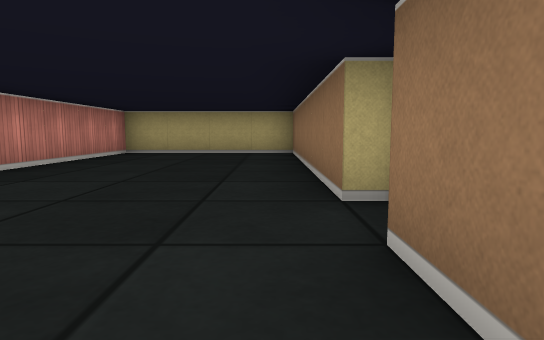
View 1 (above)

17 first-person views from a walk through a cub3D maze. The camera is about half as high as the walls, tilts 6° down and sees 75° across. The floor is counted in squares. Each view is taken from the middle of a square. On the plan, view 1 faces up. The plan holds only what a view shows up to about 9 squares ahead; the rest is blank.

View 2
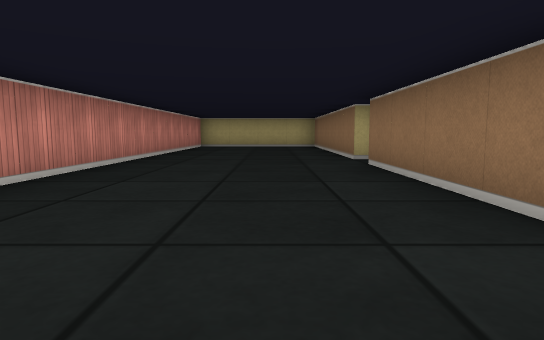

View 3
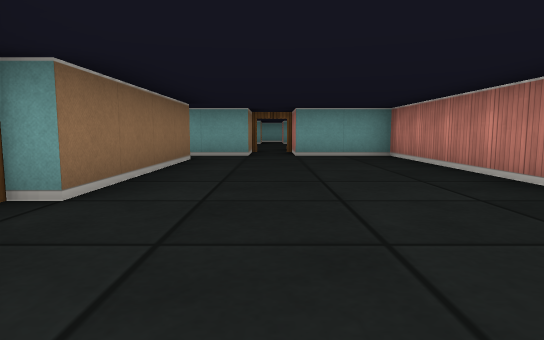

View 4
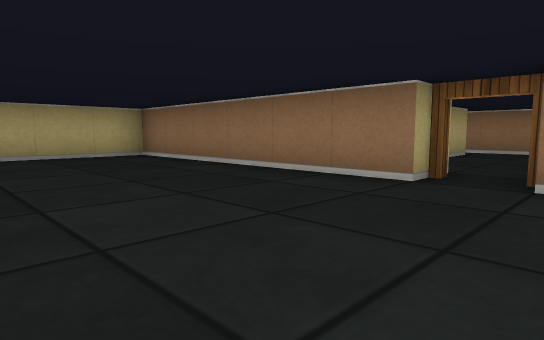

View 5
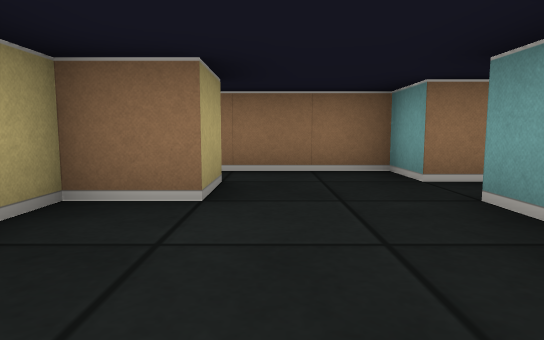

View 6
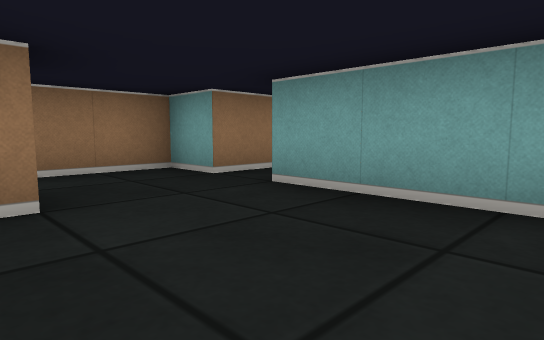

View 7
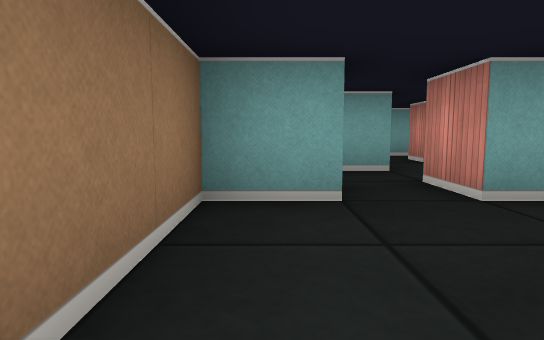

View 8
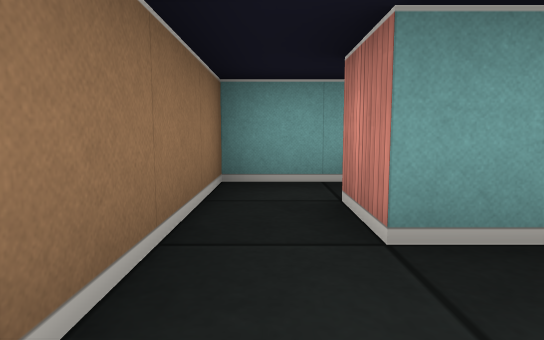

View 9
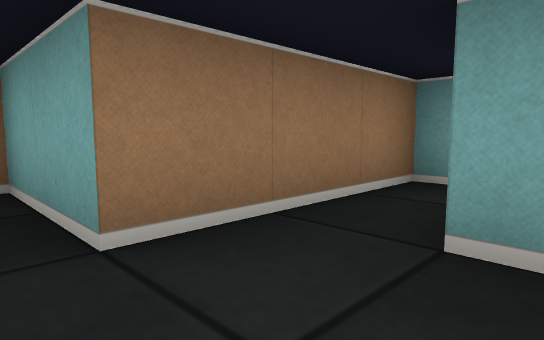

View 10
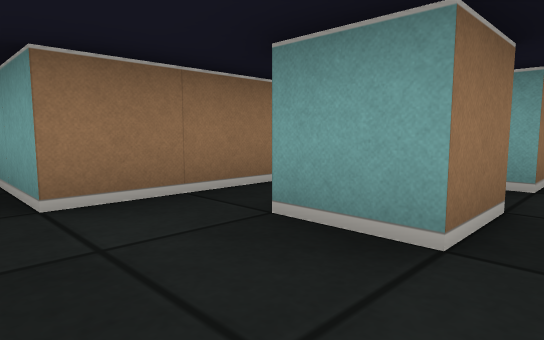

View 11
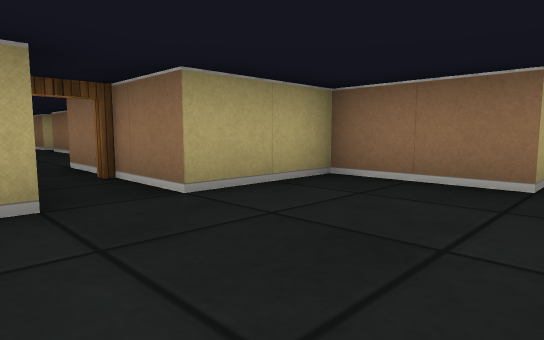

View 12
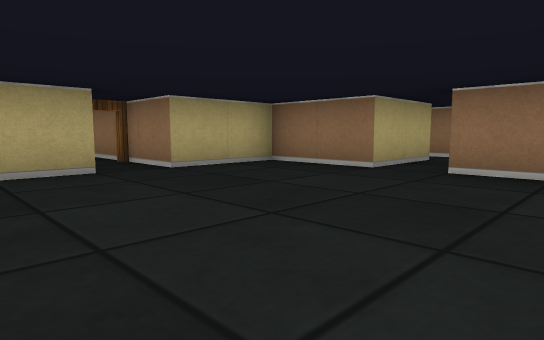

View 13
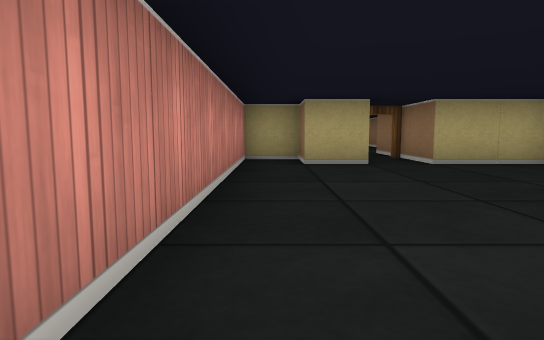

View 14
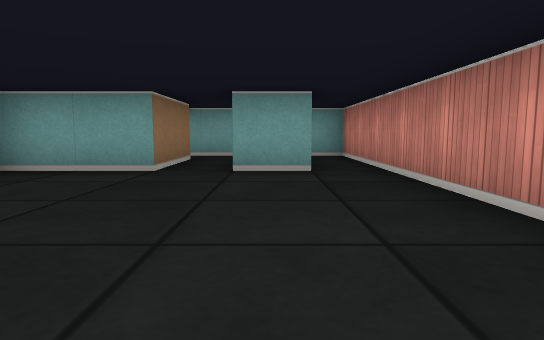

View 15
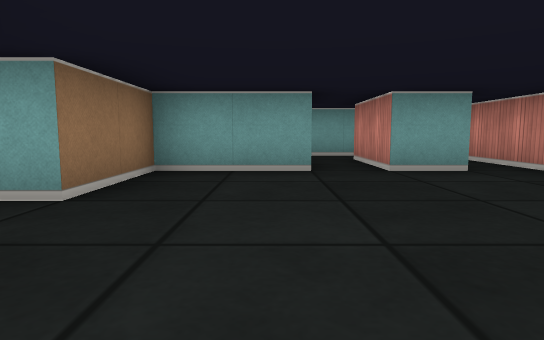

View 16
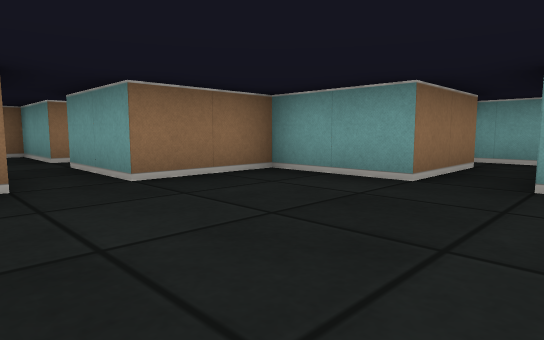

View 17
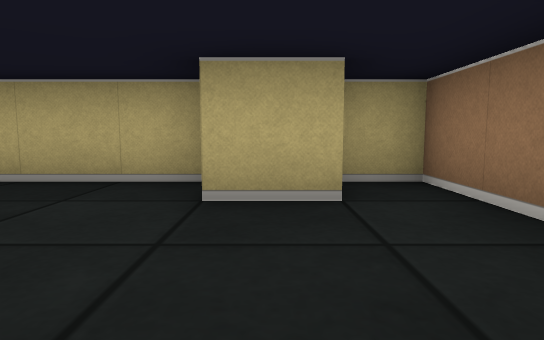

### Floor plan
Points are (right, up) in squares from view 1. A wall is a line through its corners. A room is listed if a view was taken in it or the views show most of it. See-through windows are left out.
Room 1 (views 1, 2, 3, 4)
walls: (0.5, 2.5) (0.5, 8.5) (-3.5, 8.5) (-3.5, -3.5) (-1.5, -3.5) (-1.5, -5); (0.5, -2.5) (0.5, 1.5); (-0.5, -5) (-0.5, -3.5) (0.8, -3.5)
ways out: open door at (1, 2) to room 2; opening at (1, -3) to room 3; open door at (-1, -5) to room 4
Room 2 (views 5, 6, 7)
walls: (5.6, 3.5) (4.5, 3.5) (4.5, 4.5) (2.2, 4.5); (5.5, 1.5) (6.5, 1.5) (6.5, 4.5) (5.6, 4.5); (0.5, 1.5) (4.5, 1.5)
ways out: open door at (1, 2) to room 1; opening at (5, 1) to room 3
Room 3 (views 8, 9, 10, 17)
walls: (2.5, -2.6) (2.5, -1.5) (3.5, -1.5) (3.5, -2.5); (2.4, -3.5) (4.5, -3.5) (4.5, -0.5) (6.5, -0.5); (4.5, 1.5) (4.5, 0.5); (5.5, 0.5) (5.5, 1.5)
ways out: opening at (1, -3) to room 1; opening at (5, 1) to room 2; opening at (2, -4)
Room 4 (views 11, 12, 14, 15, 16)
walls: (-1.4, -6.5) (-2.5, -6.5) (-2.5, -5.5) (-3.5, -5.5) (-3.5, -11.5); (-0.5, -11.5) (1.5, -11.5) (1.5, -9.5) (3.5, -9.5); (-2.6, -11.5) (-1.5, -11.5); (3.5, -8.5) (1.5, -8.5) (1.5, -6.5) (-0.5, -6.5) (-0.5, -5)
ways out: open door at (-1, -5) to room 1; opening at (-3, -12.5) to room 5; opening at (-1, -12.5) to room 6; opening at (2.5, -9)
Room 5 (view 13)
walls: (-3.5, -11.5) (-3.5, -14.5) (-1.6, -14.5)
ways out: opening at (-3, -12.5) to room 4; opening at (-2, -14) to room 6
Room 6 (no view inside)
walls: (-0.5, -13.6) (-0.5, -11.5); (-1.5, -11.5) (-1.5, -13.5); (-1.6, -14.5) (-0.1, -14.5)
ways out: opening at (-1, -12.5) to room 4; opening at (-2, -14) to room 5; open door at (0, -14)

Where each view was taken, in squares from view 1:
view 1: 0 up, 0 right, facing up
view 2: 4 down, 1 left, facing up
view 3: 4 up, 1 left, facing down
view 4: 1 up, 3 left, facing up-right
view 5: 3 up, 2 right, facing right
view 6: 4 up, 2 right, facing down-right
view 7: 4 up, 6 right, facing down
view 8: 0 up, 4 right, facing down
view 9: 0 up, 3 right, facing down-right
view 10: 0 up, 2 right, facing down-right
view 11: 9 down, 2 left, facing up-right
view 12: 11 down, 3 left, facing up-right
view 13: 12 down, 3 left, facing up
view 14: 7 down, 2 left, facing down
view 15: 7 down, 0 right, facing down
view 16: 8 down, 2 left, facing down-right
view 17: 1 up, 5 right, facing up
